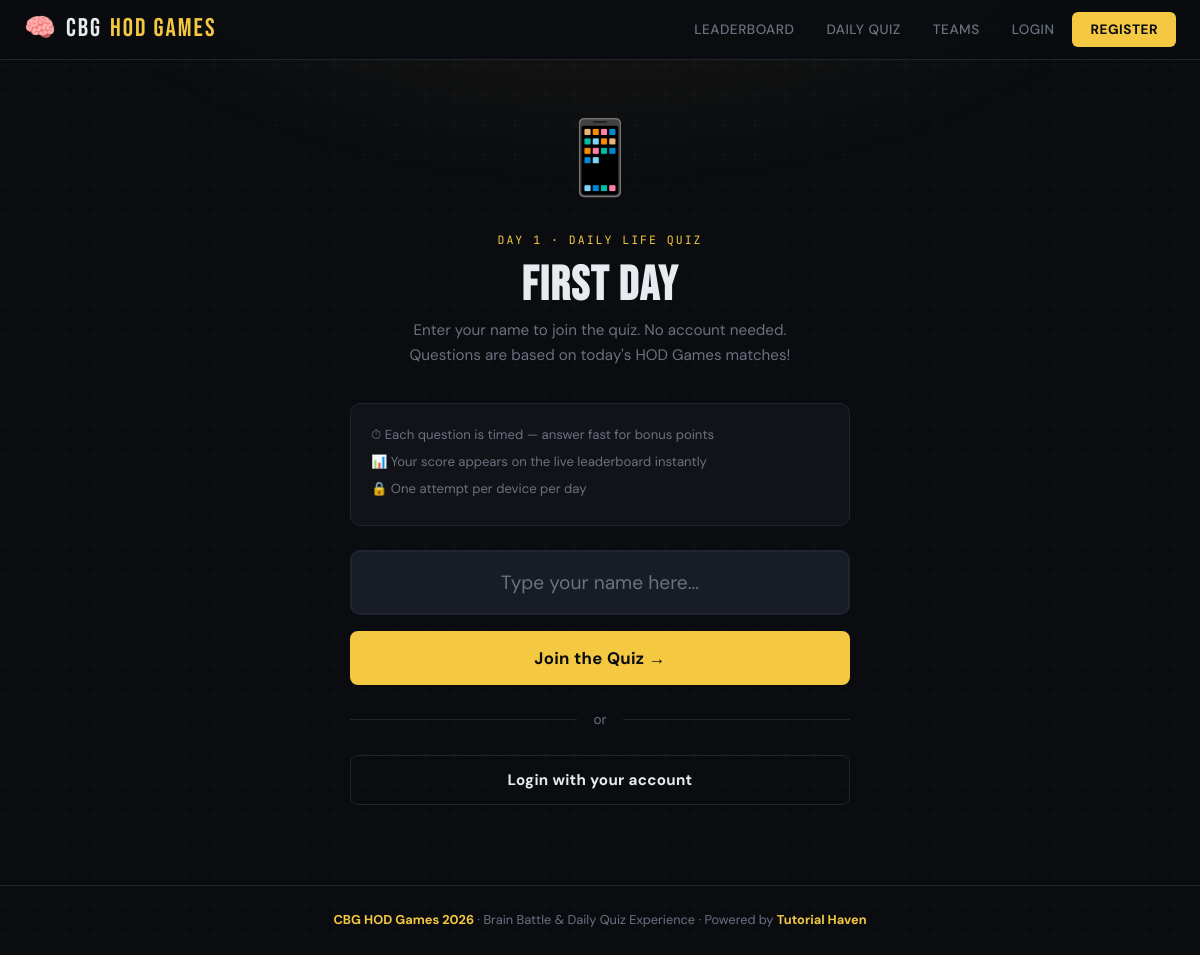
The app's page /daily/ with its own data.
### main/models.py (models this page shows, shortened)
class DailyEvent(models.Model):
    day_number = models.IntegerField(unique=True)
    title = models.CharField(max_length=100, help_text="E.g. 'Football Day'")
    emoji = models.CharField(max_length=5, blank=True, help_text="E.g. ⚽")
    event_date = models.DateField()
    quiz = models.OneToOneField(Quiz, on_delete=models.SET_NULL,
                                null=True, blank=True, related_name='daily_event')
    class Meta:
        ordering = ['day_number']

### main/views.py (the view, shortened to what this page needs)
# urls.py: path('daily/', views.daily_quiz, name='daily_quiz'),
def daily_quiz(request):
    today = timezone.now().date()
    daily_event = DailyEvent.objects.filter(event_date=today).first()
    if not daily_event or not daily_event.quiz or not daily_event.quiz.is_active:
        return render(request, 'no_quiz.html', {
            'message': "No Daily Life Quiz is open right now. Come back after today's games! 🎮"
        })
    quiz = daily_event.quiz
    if request.user.is_authenticated:
        participant = get_object_or_404(Participant, user=request.user)
        if Attempt.objects.filter(participant=participant, quiz=quiz, completed=True).exists():
            return render(request, 'already_attempted.html', {'quiz': quiz})
        return redirect('take_quiz', quiz_id=quiz.id)
    return render(request, 'daily_join.html', {'daily_event': daily_event})

### templates/daily_join.html (shortened to what this page needs)
{% extends "base.html" %}
{% block content %}
<div class="join-wrap">
  <div class="join-box fade-up">
    {% if daily_event %}
      <span class="day-emoji">{{ daily_event.emoji|default:"📱" }}</span>
      <div class="label" style="margin-bottom:10px;">Day {{ daily_event.day_number }} · Daily Life Quiz</div>
      <h1>{{ daily_event.title|upper }}</h1>
      <p class="subtitle">
        Enter your name to join the quiz. No account needed.<br>
        Questions are based on today's HOD Games matches!
      </p>
    {% else %}
      <span class="day-emoji">📱</span>
      <h1>DAILY QUIZ</h1>
      <p class="subtitle">Enter your name to jump in. No account needed.</p>
    {% endif %}
    <div class="join-rules">
      <p>⏱ Each question is timed — answer fast for bonus points</p>
      <p>📊 Your score appears on the live leaderboard instantly</p>
      <p>🔒 One attempt per device per day</p>
    </div>
    <form method="post" novalidate>
      <input
        type="text"
        name="display_name"
        class="name-input-big"
        placeholder="Type your name here..."
        maxlength="60"
        required
        autofocus
      />
      <button type="submit" class="btn btn-primary btn-full btn-lg">
        Join the Quiz →
      </button>
    </form>
    <div class="join-or">or</div>
    <a href="{% url 'login' %}" class="btn btn-outline btn-full">
      Login with your account
    </a>
  </div>
</div>
{% endblock %}

### templates/base.html (style rules this page uses)
:root { --bg: #0a0c10; --surface: #111318; --surface2: #181c24; --border: #1f2430; --gold: #f5c842; --gold-dim: #c9a22a; --red: #e8423a; --green: #3ecf6a; --blue: #4e9eff; --text: #e8eaf0; --muted: #6b7280; --font-head: 'Bebas Neue', sans-serif; --font-body: 'DM Sans', sans-serif; --font-mono: 'JetBrains Mono', monospace; --radius: 10px; --shadow: 0 4px 32px rgba(0,0,0,0.5); }
*, *::before, *::after { box-sizing: border-box; margin: 0; padding: 0; }
html { scroll-behavior: smooth; }
body { background: var(--bg); color: var(--text); font-family: var(--font-body); font-size: 16px; line-height: 1.6; min-height: 100vh; overflow-x: hidden; }
body::before { content: ''; position: fixed; inset: 0; pointer-events: none; z-index: 0; }
h1, h2, h3 { font-family: var(--font-head); letter-spacing: 1.5px; line-height: 1.1; }
h1 { font-size: clamp(2.4rem, 6vw, 4rem); }
.label { font-family: var(--font-mono); font-size: 0.72rem; text-transform: uppercase; letter-spacing: 2px; color: var(--gold); }
.btn { display: inline-flex; align-items: center; justify-content: center; gap: 8px; padding: 12px 28px; border-radius: 8px; font-family: var(--font-body); font-weight: 700; font-size: 0.95rem; cursor: pointer; text-decoration: none; border: none; transition: all 0.2s; letter-spacing: 0.3px; }
.btn-primary { background: var(--gold); color: var(--bg); }
.btn-outline { background: transparent; border: 1.5px solid var(--border); color: var(--text); }
.btn-lg { padding: 16px 40px; font-size: 1.05rem; }
.btn-full { width: 100%; }
.fade-up { animation: fadeUp 0.5s ease both; }

### templates/daily_join.html (style rules this page uses)
.join-wrap { min-height: calc(100vh - 120px); display: flex; align-items: center; justify-content: center; }
.join-box { width: 100%; max-width: 500px; text-align: center; }
.day-emoji { font-size: 4.5rem; display: block; margin-bottom: 16px; animation: fadeUp 0.4s ease; }
.join-box h1 { font-size: 3rem; margin-bottom: 6px; }
.join-box .subtitle { color: var(--muted); font-size: 0.95rem; margin-bottom: 36px; }
.name-input-big { width: 100%; background: var(--surface2); border: 2px solid var(--border); border-radius: 10px; color: var(--text); padding: 18px 20px; font-family: var(--font-body); font-size: 1.2rem; outline: none; text-align: center; transition: border-color 0.2s, box-shadow 0.2s; margin-bottom: 16px; }
.name-input-big::placeholder { color: var(--muted); }
.join-or { margin: 24px 0; display: flex; align-items: center; gap: 16px; color: var(--muted); font-size: 0.85rem; }
.join-or::before, .join-or::after { content: ''; flex: 1; height: 1px; background: var(--border); }
.join-rules { background: var(--surface); border: 1px solid var(--border); border-radius: var(--radius); padding: 20px; text-align: left; margin-bottom: 24px; }
.join-rules p { font-size: 0.82rem; color: var(--muted); margin-bottom: 6px; display: flex; gap: 8px; align-items: flex-start; }
.join-rules p::before { flex-shrink: 0; }

### records on screen
DailyEvent: emoji "📱", day_number "1", title "FIRST DAY"
